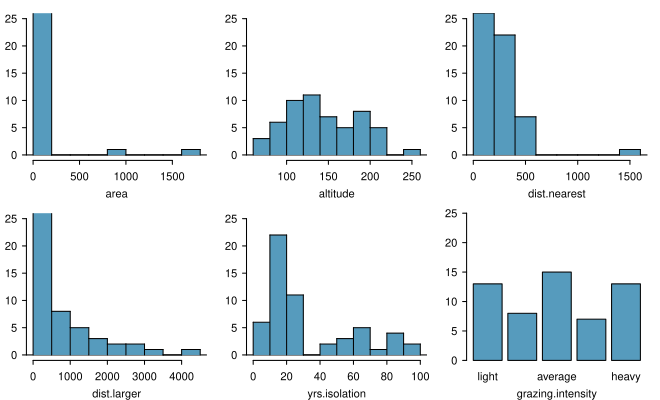

Recreate this plot in R.
library(openintro)
library(oibiostat)
data(forest.birds)
data(COL)

myPDF("forestbirdsPredictorDist.pdf", 6.6, 4,
      mfrow = c(2,3),
      mgp = c(2, 0.7, 0),
      mar = c(3, 2, 1, 1))
      #mar = c(3, 0, 1, 1))
histPlot(forest.birds$patch.area,
         breaks = 10,
         xlab = 'area',
         ylab = "Frequency",
         ylim = c(0, 25),
         col = COL[1],
         border = COL[5])
histPlot(forest.birds$altitude,
         breaks = 10,
         xlab = 'altitude',
         ylab = "Frequency",
         ylim = c(0, 25),
         col = COL[1],
         border = COL[5])
histPlot(forest.birds$dist.nearest,
         breaks = 10,
         xlab = 'dist.nearest',
         ylab = "Frequency",
         ylim = c(0, 25),
         col = COL[1],
         border = COL[5])
histPlot(forest.birds$dist.larger,
         breaks = 10,
         xlab = 'dist.larger',
         ylab = "Frequency",
         ylim = c(0, 25),
         col = COL[1],
         border = COL[5])
histPlot(forest.birds$yrs.isolation,
         breaks = 10,
         xlab = 'yrs.isolation',
         ylab = "Frequency",
         ylim = c(0, 25),
         col = COL[1],
         border = COL[5])
barplot(table(forest.birds$grazing.intensity),
        axes = TRUE,
        xlab="grazing.intensity",
        ylim= c(0,25),
        col = COL[1])
dev.off()
